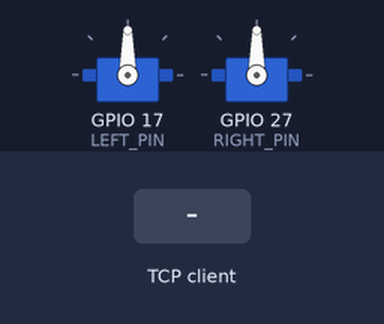
Recording of a program running on a simulated Raspberry Pi (BCM pin numbers). Parts: 2 × servo. The test bench sets the inputs (shaded band). The camera gives no picture and a still takes 0.5 s; one TCP client connects 1 s after the port opens and stays connected; outgoing connections fail; servo angles are drawn from the pulse width (0.5 ms = 0°, 2.5 ms = 180°); threads take turns every 2 ms; the clock reads 2024-03-15 10:24:30 at power-on unless the program sets it; what the program prints to the terminal is not drawn.

Above: at 1.2 s.
1.3 s: the TCP client sends "backward\n"
At 2.5 s:
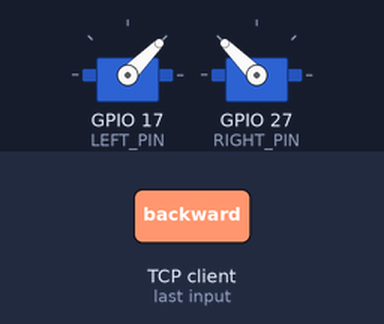
2.8 s: the TCP client sends "forward\n"
At 4.0 s:
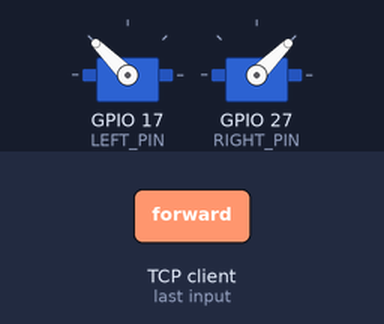
4.3 s: the TCP client sends "left\n"
At 5.4 s:
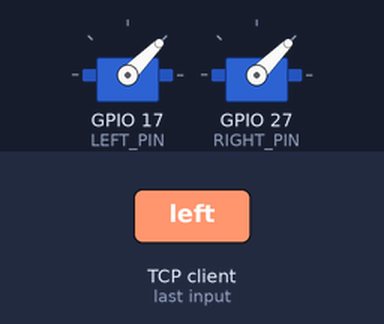
5.8 s: the TCP client sends "right\n"
At 6.8 s:
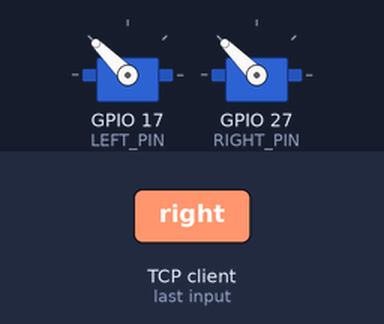
Timing chart, 0 to 12.3 s (numbered marks = the images above; inputs shaded):
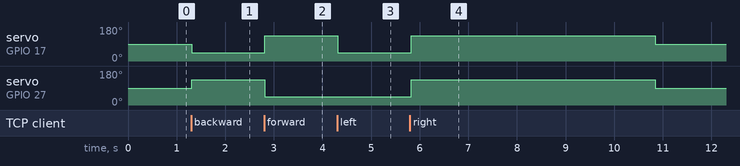

Measured:
- after the input at 1.3 s, servo on GPIO 17 (LEFT_PIN): 90° → 45° at once; servo on GPIO 27 (RIGHT_PIN): 90° → 135° at once
- after the input at 2.8 s, servo on GPIO 17 (LEFT_PIN): 45° → 135° at once; servo on GPIO 27 (RIGHT_PIN): 135° → 45° at once
- after the input at 4.3 s, servo on GPIO 17 (LEFT_PIN): 135° → 45° at once
- after the input at 5.8 s, servo on GPIO 17 (LEFT_PIN), servo on GPIO 27 (RIGHT_PIN): 45° → 135° at once, → 90° 5.0 s later

The program:

rpi_main.py
```python
import socket
import struct
import time
import io
import threading
import pigpio
from picamera2 import Picamera2

# ── Servo setup ───────────────────────────────────────────────────────────────
LEFT_PIN  = 17  # BCM (BOARD pin 3)
RIGHT_PIN = 27  # BCM (BOARD pin 5)

pi = pigpio.pi()
if not pi.connected:
    raise RuntimeError("pigpiod not running — start it with: sudo systemctl start pigpiod")

# SG90-HV pulse widths in microseconds
PW_STOP = 1500
PW_CW   = 2000
PW_CCW  = 1000

def drive(l, r):
    pi.set_servo_pulsewidth(LEFT_PIN,  l)
    pi.set_servo_pulsewidth(RIGHT_PIN, r)

def go_forward():  drive(PW_CW,   PW_CCW)
def go_backward(): drive(PW_CCW,  PW_CW)
def go_left():     drive(PW_CCW,  PW_CCW)
def go_right():    drive(PW_CW,   PW_CW)
def go_stop():     drive(PW_STOP, PW_STOP)

COMMAND_MAP = {
    "forward":  go_forward,
    "backward": go_backward,
    "left":     go_left,
    "right":    go_right,
    "stop":     go_stop,
}

# ── Shared state ──────────────────────────────────────────────────────────────
state      = {"cmd": "stop", "t": 0.0}
state_lock = threading.Lock()
MANUAL_TIMEOUT = 5.0

def is_manual():
    with state_lock:
        return (time.time() - state["t"]) < MANUAL_TIMEOUT

# ── Motor thread ──────────────────────────────────────────────────────────────
# Set AUTO_SQUARE = True once manual control is confirmed working
AUTO_SQUARE   = False
STRAIGHT_TIME = 10.0
TURN_TIME     = 1.5

def interruptible_wait(seconds):
    end = time.time() + seconds
    while time.time() < end:
        if is_manual():
            go_stop()
            return True
        time.sleep(0.05)
    return False

def motor_loop():
    go_stop()
    while True:
        if is_manual():
            with state_lock:
                cmd = state["cmd"]
            if cmd in COMMAND_MAP:
                COMMAND_MAP[cmd]()
            time.sleep(0.05)
        elif AUTO_SQUARE:
            for _ in range(4):
                go_forward()
                if interruptible_wait(STRAIGHT_TIME):
                    break
                go_right()
                if interruptible_wait(TURN_TIME):
                    break
            else:
                go_stop()
                interruptible_wait(1.0)
        else:
            go_stop()
            time.sleep(0.1)

# ── Command server ────────────────────────────────────────────────────────────
CMD_PORT = 8001

def command_server():
    srv = socket.socket()
    srv.setsockopt(socket.SOL_SOCKET, socket.SO_REUSEADDR, 1)
    srv.bind(("0.0.0.0", CMD_PORT))
    srv.listen(1)
    print(f"Command server on :{CMD_PORT}")
    while True:
        conn, addr = srv.accept()
        print(f"Controller connected: {addr}")
        try:
            buf = ""
            while True:
                chunk = conn.recv(64).decode(errors="ignore")
                if not chunk:
                    break
                buf += chunk
                while "\n" in buf:
                    line, buf = buf.split("\n", 1)
                    cmd = line.strip().lower()
                    if cmd in COMMAND_MAP:
                        with state_lock:
                            state["cmd"] = cmd
                            state["t"]   = time.time()
                        print(f"  cmd: {cmd}")
        except Exception as e:
            print(f"Command error: {e}")
        finally:
            conn.close()
            print("Controller disconnected")

# ── Camera stream ─────────────────────────────────────────────────────────────
LAPTOP_IP = "100.68.222.9"
CAM_PORT  = 8000

def camera_stream():
    picam = Picamera2()
    picam.configure(picam.create_preview_configuration(main={"size": (640, 480)}))
    picam.start()
    try:
        while True:
            print(f"Connecting to laptop at {LAPTOP_IP}:{CAM_PORT}...")
            try:
                client_socket = socket.socket(socket.AF_INET, socket.SOCK_STREAM)
                client_socket.connect((LAPTOP_IP, CAM_PORT))
                print("Camera stream connected.")
                while True:
                    stream = io.BytesIO()
                    picam.capture_file(stream, format="jpeg")
                    image_data = stream.getvalue()
                    if image_data:
                        client_socket.sendall(struct.pack("<L", len(image_data)))
                        client_socket.sendall(image_data)
                    stream.seek(0)
                    stream.truncate()
            except (ConnectionResetError, ConnectionRefusedError, OSError) as e:
                print(f"Camera stream error: {e} — retrying in 3s...")
                time.sleep(3)
            finally:
                client_socket.close()
    finally:
        picam.stop()

# ── Entry point ───────────────────────────────────────────────────────────────
if __name__ == "__main__":
    threading.Thread(target=command_server, daemon=True).start()
    threading.Thread(target=motor_loop,     daemon=True).start()
    try:
        camera_stream()
    finally:
        go_stop()
        pi.set_servo_pulsewidth(LEFT_PIN,  0)
        pi.set_servo_pulsewidth(RIGHT_PIN, 0)
        pi.stop()
```
